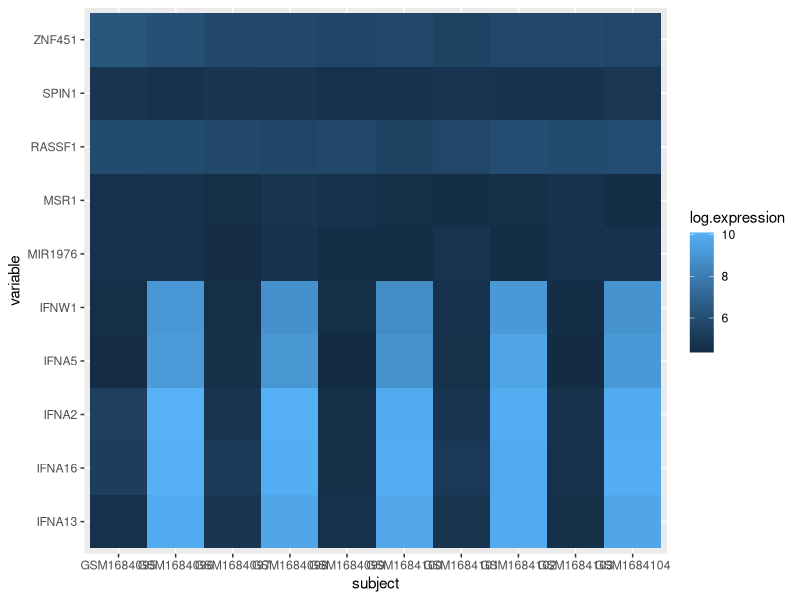
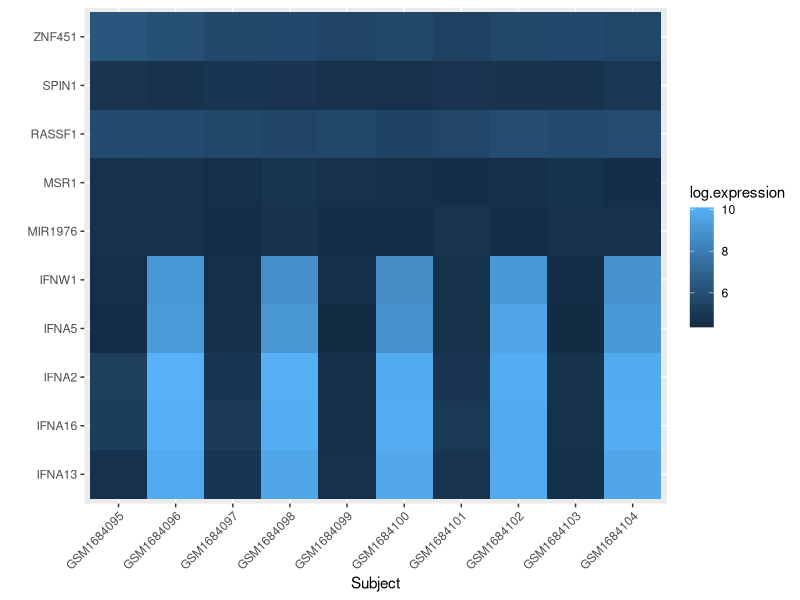
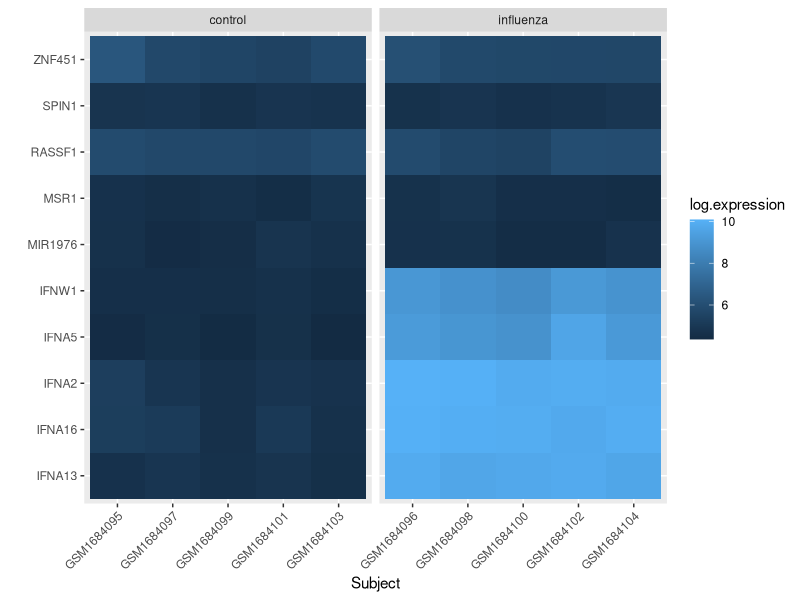
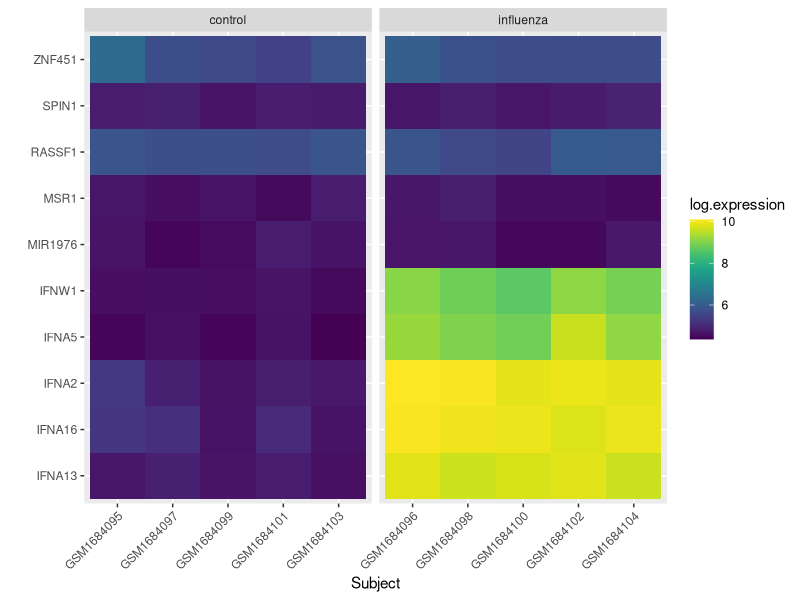
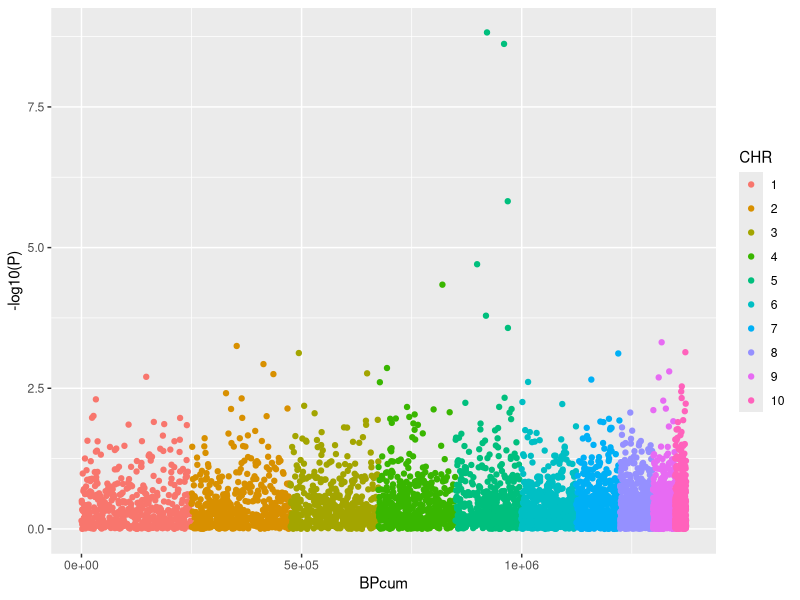
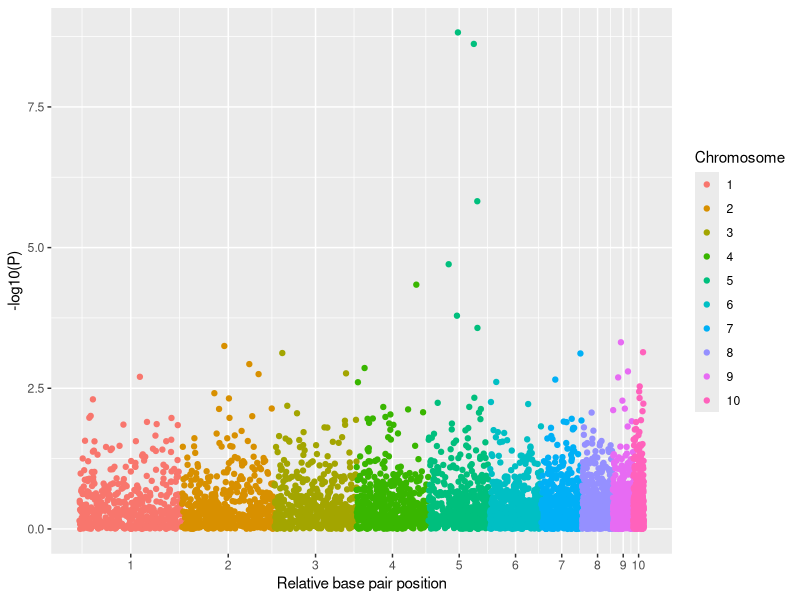
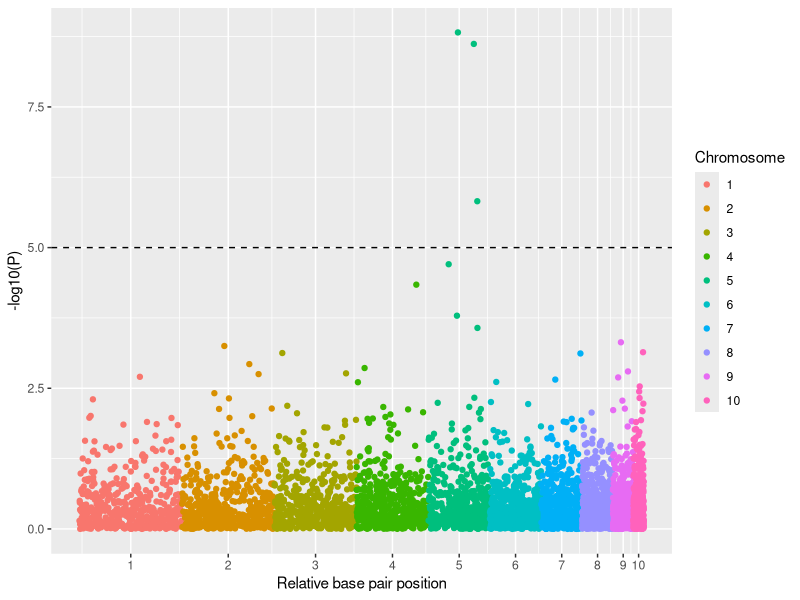
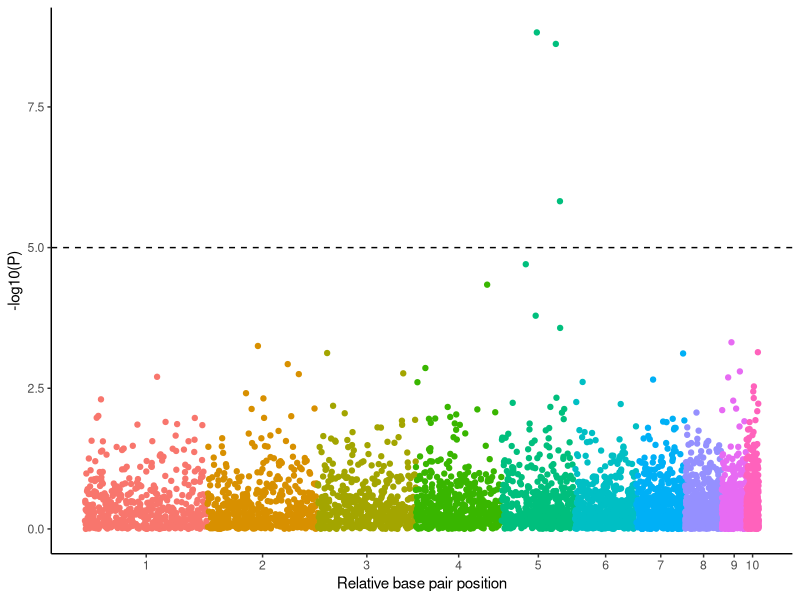

Write R code to recreate these figures, in order.
## ---- chunk 1
knitr::opts_chunk$set(echo = TRUE, fig.width = 6, fig.height = 4, fig.align='center')
# install.packages("prettydoc")
## ---- chunk 2
# install.packages("ggplot2")
# install.packages("tidyr")
# install.packages("viridis")
# install.packages("ggrepel")
# install.packages("RColorBrewer")
# install.packages("dplyr")
# install.packages("ggsignif")
library(ggplot2)
library(tidyr)
library(viridis)
library(ggrepel)
library(RColorBrewer)
library(dplyr)
library(ggsignif)
## ---- chunk 3
# Load data
expressionData <- read.csv(file = "./data/GSE68849-expression.csv")
## ---- chunk 4
# Transform expressionData object from wide to long format (name the new dataset as exp.long)
library(reshape2)

exp.long <- melt(expressionData)
exp.long$variable<-as.character(exp.long$variable)
## ---- chunk 5
# Transform expression to log scale (change object names if necessary)
exp.long$log.expression <- log(exp.long$value)
## ---- chunk 6
# Basic ggplot
heatmap_plot<-ggplot(data=exp.long,aes(x=subject, y=variable, fill=log.expression))+geom_tile()
heatmap_plot
## ---- chunk 7
# Axes clean up
heatmap_plot<-heatmap_plot+labs(x="Subject", y="")+theme(axis.text.x = element_text(angle=45, vjust=1, hjust=1))
heatmap_plot
## ---- chunk 8
# Faceting
heatmap_plot_complete<-heatmap_plot+facet_grid(~treatment, scales="free_x", space="free_x")
heatmap_plot_complete
## ---- chunk 9
# Change scale colour
heatmap_plot_color<-heatmap_plot_complete+scale_fill_viridis()
heatmap_plot_color
## ---- chunk 10

## ---- chunk 11
# Load the summary statistics file
# gwasData <- read.table("http://bioinformatica.uab.cat/base/documents/sgbcursos/documents/electrocardiographicGWAS2019_9_23D12_42_31.txt", header = TRUE) 

gwasData <- read.table("./data/gwasSample2019_9_23D12_42_50.txt", header = TRUE) 
## ---- chunk 12
head(gwasData)
## ---- chunk 13
# Run it!
nCHR <- length(unique(gwasData$CHR))
gwasData$BPcum <- NA
s <- 0
nbp <- c()
for (i in 1:nCHR){
  nbp[i] <- max(gwasData[gwasData$CHR == i,]$BP)
  gwasData[gwasData$CHR == i,"BPcum"] <- gwasData[gwasData$CHR == i,"BP"] + s
  s <- s + nbp[i]
}
## ---- chunk 14
# Get chromosome center positions for x-axis
axisdf <- gwasData %>%
            group_by(CHR) %>%
              summarize(center=(max(BPcum) + min(BPcum))/2)
  
## ---- chunk 15
# Bonferroni-corrected threshold
sig <- 0.05/nrow(gwasData)
## ---- chunk 16
# Basic point plot (manhattanPlot)
gwasData$CHR<-as.factor(gwasData$CHR)
manhattanPlot1 <- ggplot(data=gwasData, aes(x=BPcum, y=-log10(P), color=CHR))+geom_point()
manhattanPlot1
## ---- chunk 17
# Custom X axis
manhattanPlot2 <- manhattanPlot1 +scale_x_continuous(label=axisdf$CHR, breaks=axisdf$center)
## ---- chunk 18
# Plot and axis titles
manhattanPlot3 <- manhattanPlot2 + labs(x="Relative base pair position", color="Chromosome")
manhattanPlot3
## ---- chunk 19
# Genome-wide significant line

manhattanPlot4 <- manhattanPlot3 + geom_hline(yintercept=-log10(sig), linetype="dashed")
manhattanPlot4
## ---- chunk 20
# Remove legend and grid

manhattanPlot5 <- manhattanPlot4 +theme_classic()+theme(legend.position = "none")
manhattanPlot5
## ---- chunk 21
mypalette <- c("#E2709A", "#CB4577", "#BD215B", "#970F42", "#75002B")
## ---- chunk 22
# Custom palette

manhattanPlot6 <- manhattanPlot5 +
  scale_color_manual(values = rep(mypalette, length(unique(gwasData$CHR))))

## ---- chunk 23
# Run it!
manhattanPlot7 <- manhattanPlot6 + geom_label_repel(data=gwasData[gwasData$P<sig,], aes(label=as.factor(SNP), alpha=0.7), size=5, force=1.3)
manhattanPlot7
## ---- chunk 24

## ---- chunk 25

## ---- chunk 26
data("ToothGrowth")
head(ToothGrowth)
## ---- chunk 27
# Basic boxplot
box1<-ggplot(data=ToothGrowth, aes(x=supp, y=len))+geom_boxplot()+labs(x="supplement", y="Tooth length")
box1+ggtitle("Delivery method effectiveness in growth")
## ---- chunk 28
# Statistical analysis
wilcox.test(ToothGrowth %>%
              filter (supp == "OJ") %>%
              pull(len), ToothGrowth %>%
              filter (supp == "VC") %>%
              pull(len))

## ---- chunk 29

## ---- chunk 30
# Basic boxplot with + geom_signif
box2<-box1+geom_signif(comparisons = list(c("OJ", "VC")), map_signif_level=FALSE)
box2+ggtitle("Significance of delivery method effectiveness in growth")
## ---- chunk 31
# Basic boxplot
box3<-ggplot(data=ToothGrowth, aes(x=as.factor(dose), y=len))+geom_boxplot()+labs(x="Dose", y="Tooth length")
box3
## ---- chunk 32
# Basic boxplot with + geom_signif
box4<-box3+geom_signif(comparisons = list(c("0.5", "1")), map_signif_level=FALSE, y_position=29, col="blue")+
  geom_signif(comparisons = list(c("1", "2")), map_signif_level=FALSE, y_position=31, col="blue")+
  geom_signif(comparisons = list(c("2", "0.5")), map_signif_level=FALSE, col="blue")
box4
## ---- chunk 33
# Customization
box5<-ggplot(data=ToothGrowth, aes(x=as.factor(dose), y=len, fill=as.factor(dose)))+geom_boxplot()+
  labs(x="Dose", y="Tooth growth", fill="Dose (mg/day)")+
  geom_signif(comparisons = list(c("0.5", "1")), map_signif_level=FALSE, y_position=30)+
  geom_signif(comparisons = list(c("1", "2")), map_signif_level=FALSE, y_position=35)+
  geom_signif(comparisons = list(c("2", "0.5")), map_signif_level=FALSE, y_position=40)+
  scale_fill_brewer(palette=5)+
  theme(legend.position = "bottom")+
  geom_jitter(position = "jitter")

box5
## ---- chunk 34

